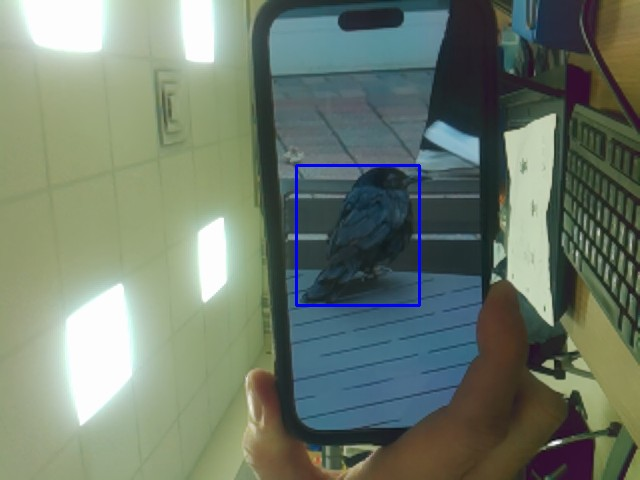
#> input picture birdphotoex.jpg, 640 x 480 px, given in place of the camera
$ python motion_tracker.py
#> lines starting #> are read from the running program, lines starting #| are printed output that depends on the picture
#> further down, prev_frame is the input picture: shape (480, 640, 3); mean B, G, R 108.9, 123.1, 110.4
import cv2
import numpy as np

def detect_motion(prev_frame, curr_frame, threshold=25):
    """
    Detect motion via frame differencing.

    Args:
        prev_frame: Previous grayscale or color frame (H, W) or (H, W, 3)
        curr_frame: Current grayscale or color frame
        threshold: Intensity diff threshold for motion (0-255)

    Returns:
        motion_mask: Binary mask (255 where motion detected)
        motion_count: Number of motion pixels
    """
#> called with threshold = 25
    # Convert to grayscale if needed
    if len(prev_frame.shape) == 3:
        prev_gray = cv2.cvtColor(prev_frame, cv2.COLOR_BGR2GRAY)
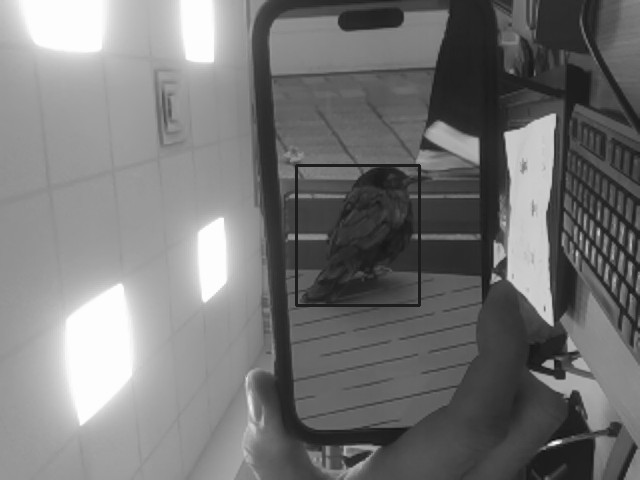
#> prev_gray: shape (480, 640); min 13, max 255, mean 117.6
        curr_gray = cv2.cvtColor(curr_frame, cv2.COLOR_BGR2GRAY)
    else:
        prev_gray, curr_gray = prev_frame, curr_frame

    # Blur to reduce noise
    prev_gray = cv2.GaussianBlur(prev_gray, (21, 21), 0)
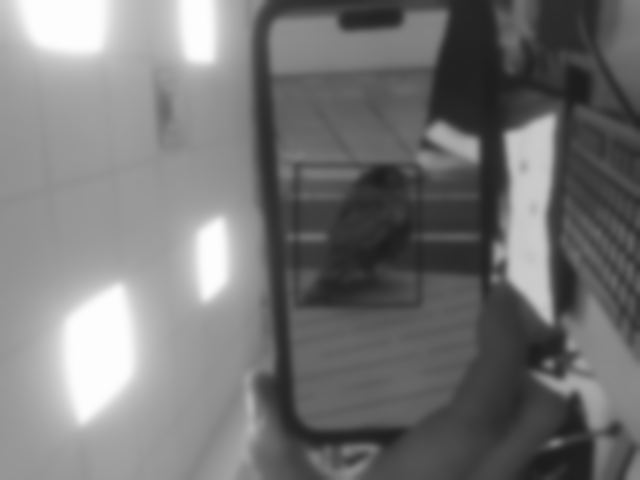
#> prev_gray: shape (480, 640); min 28, max 253, mean 117.6
    curr_gray = cv2.GaussianBlur(curr_gray, (21, 21), 0)

    # Frame differencing
    frame_diff = cv2.absdiff(prev_gray, curr_gray)
#> frame_diff: shape (480, 640); every value is 0
    motion_mask = cv2.threshold(frame_diff, threshold, 255, cv2.THRESH_BINARY)[1]
    motion_mask = cv2.dilate(motion_mask, None, iterations=2)

    motion_count = np.sum(motion_mask > 0)
#> motion_count = 0

    return motion_mask, motion_count

#
cap = cv2.VideoCapture(0)
ret, prev_frame = cap.read()
while True:
    ret, curr_frame = cap.read()
    if not ret: break

    motion_mask, motion_count = detect_motion(prev_frame, curr_frame, threshold=25)
#> motion_count = 0

    # Use motion_mask (e.g., overlay on curr_frame)
    contours, _ = cv2.findContours(motion_mask, cv2.RETR_EXTERNAL, cv2.CHAIN_APPROX_SIMPLE)
#> contours = []
    cv2.drawContours(curr_frame, contours, -1, (0, 255, 0), 2)
    cv2.imshow('Motion Overlay', curr_frame)
    cv2.imshow('Motion Mask', motion_mask)

    prev_frame = curr_frame.copy()
    if cv2.waitKey(1) & 0xFF == ord('q'): break
#> (key q is pressed here)

$ run again, on largepic.jpg
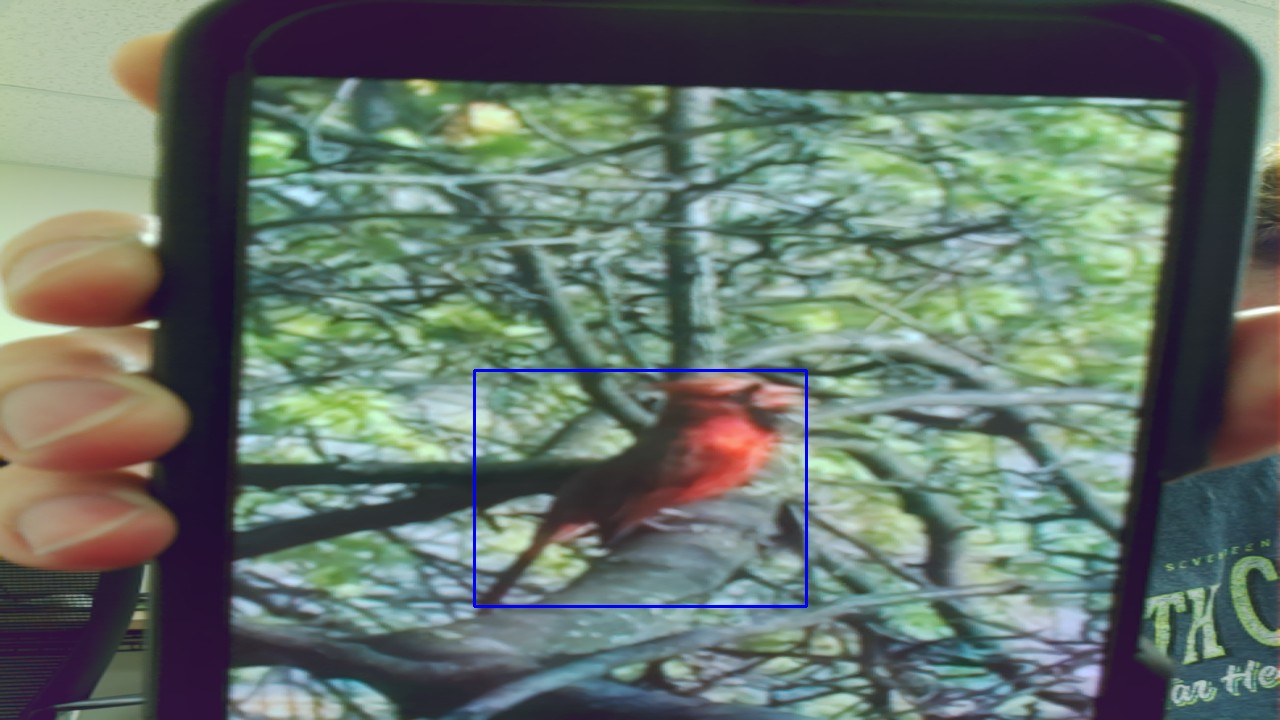
#> input picture largepic.jpg, 1280 x 720 px, given in place of the camera
#> prev_frame is the input picture: shape (720, 1280, 3); mean B, G, R 106.3, 114.6, 101.3
#> in detect_motion, `prev_gray = cv2.cvtColor(prev_frame, cv2.COLOR_BGR2GRAY)`:
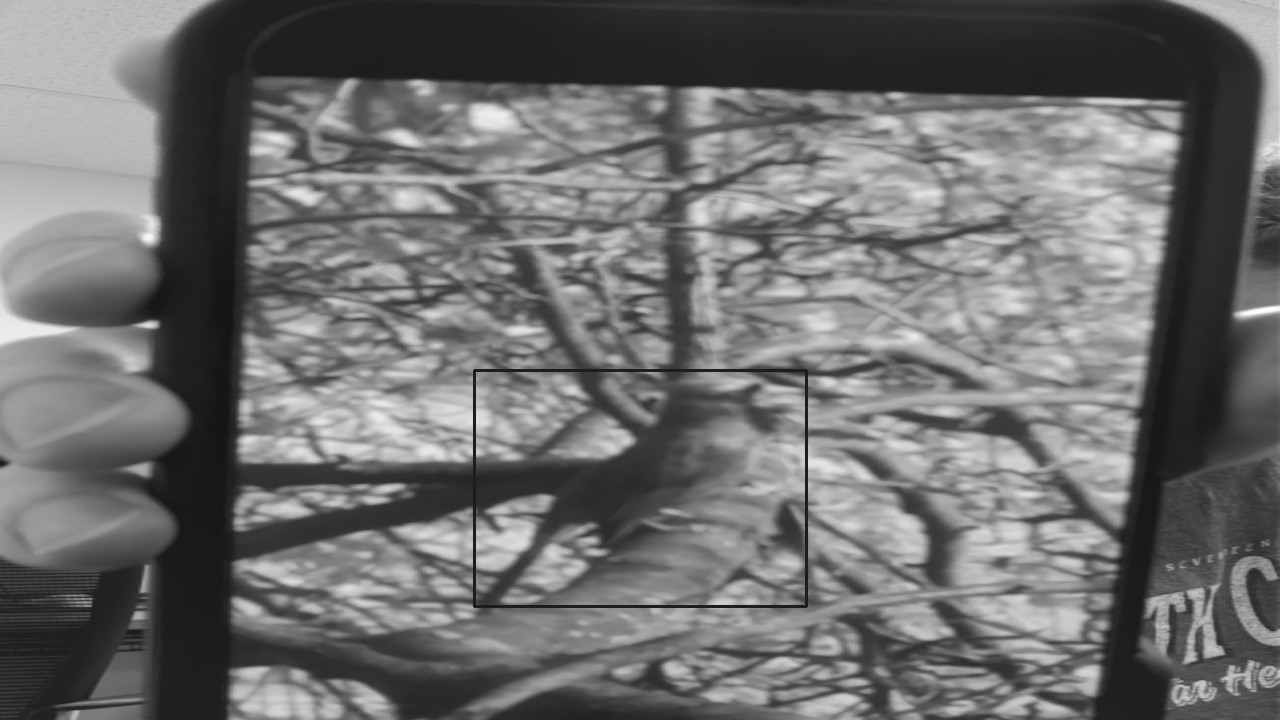
#> prev_gray: shape (720, 1280); min 19, max 255, mean 109.7
#> in detect_motion, `prev_gray = cv2.GaussianBlur(prev_gray, (21, 21), 0)`:
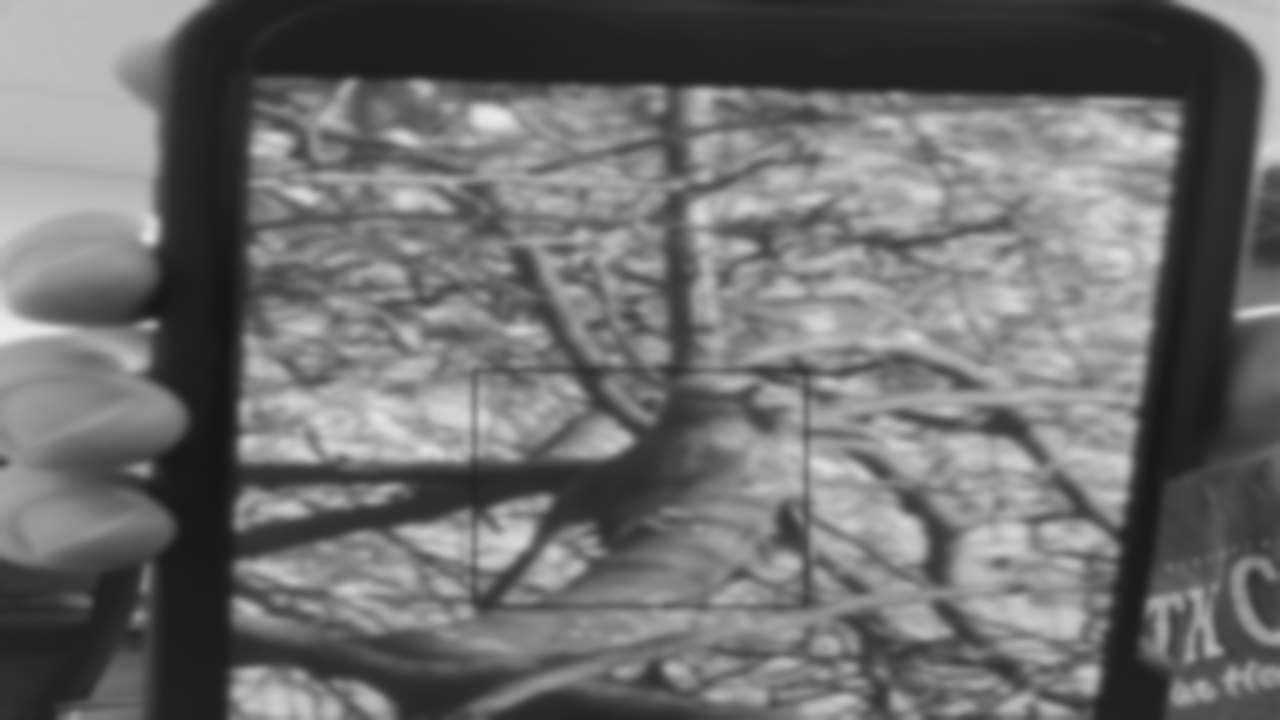
#> prev_gray: shape (720, 1280); min 22, max 234, mean 109.7
#> frame_diff: shape (720, 1280); every value is 0
#> in detect_motion, `motion_count = np.sum(motion_mask > 0)`: motion_count = 0
#> contours = []

$ run again, on midterm_report_pic.jpg
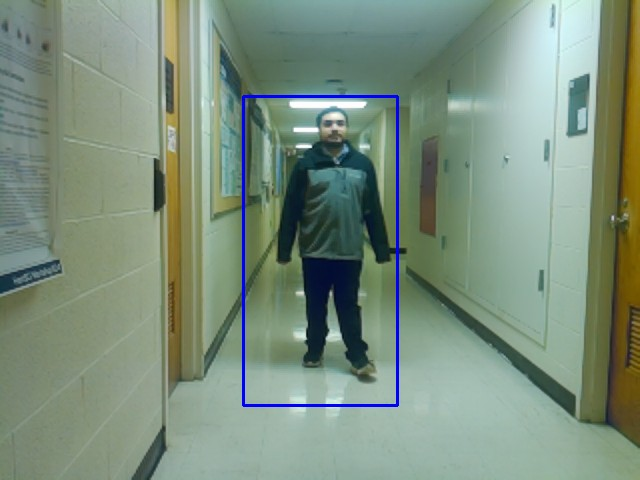
#> input picture midterm_report_pic.jpg, 640 x 480 px, given in place of the camera
#> prev_frame is the input picture: shape (480, 640, 3); mean B, G, R 125.3, 142.7, 123.9
#> in detect_motion, `prev_gray = cv2.cvtColor(prev_frame, cv2.COLOR_BGR2GRAY)`:
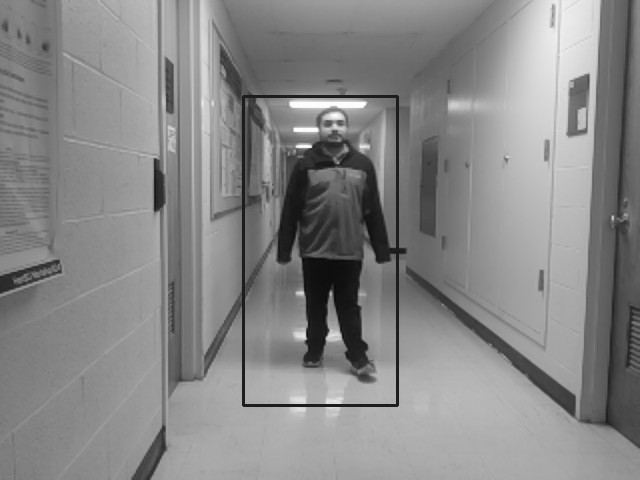
#> prev_gray: shape (480, 640); min 7, max 255, mean 135
#> in detect_motion, `prev_gray = cv2.GaussianBlur(prev_gray, (21, 21), 0)`:
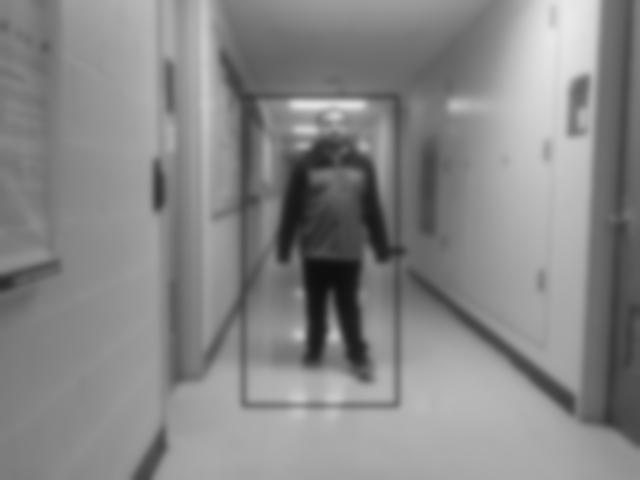
#> prev_gray: shape (480, 640); min 14, max 233, mean 135
#> frame_diff: shape (480, 640); every value is 0
#> in detect_motion, `motion_count = np.sum(motion_mask > 0)`: motion_count = 0
#> contours = []

$ run again, on smallpic.jpg
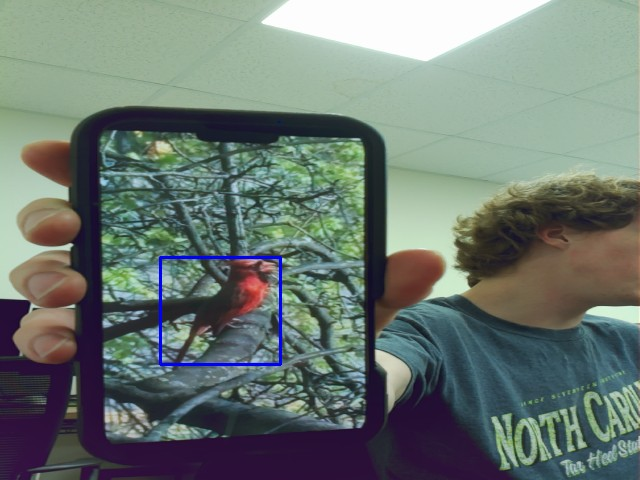
#> input picture smallpic.jpg, 640 x 480 px, given in place of the camera
#> prev_frame is the input picture: shape (480, 640, 3); mean B, G, R 114.2, 120.2, 108.2
#> in detect_motion, `prev_gray = cv2.cvtColor(prev_frame, cv2.COLOR_BGR2GRAY)`:
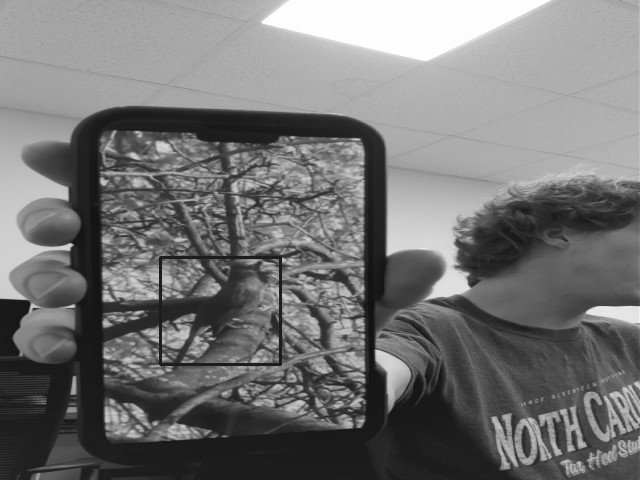
#> prev_gray: shape (480, 640); min 14, max 255, mean 115.9
#> in detect_motion, `prev_gray = cv2.GaussianBlur(prev_gray, (21, 21), 0)`:
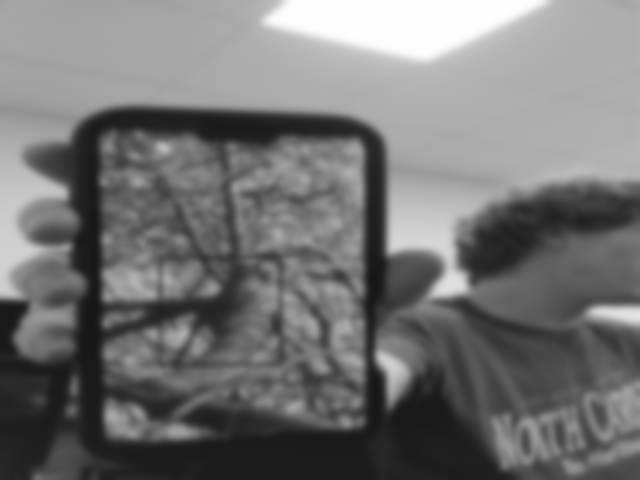
#> prev_gray: shape (480, 640); min 23, max 253, mean 115.9
#> frame_diff: shape (480, 640); every value is 0
#> in detect_motion, `motion_count = np.sum(motion_mask > 0)`: motion_count = 0
#> contours = []
